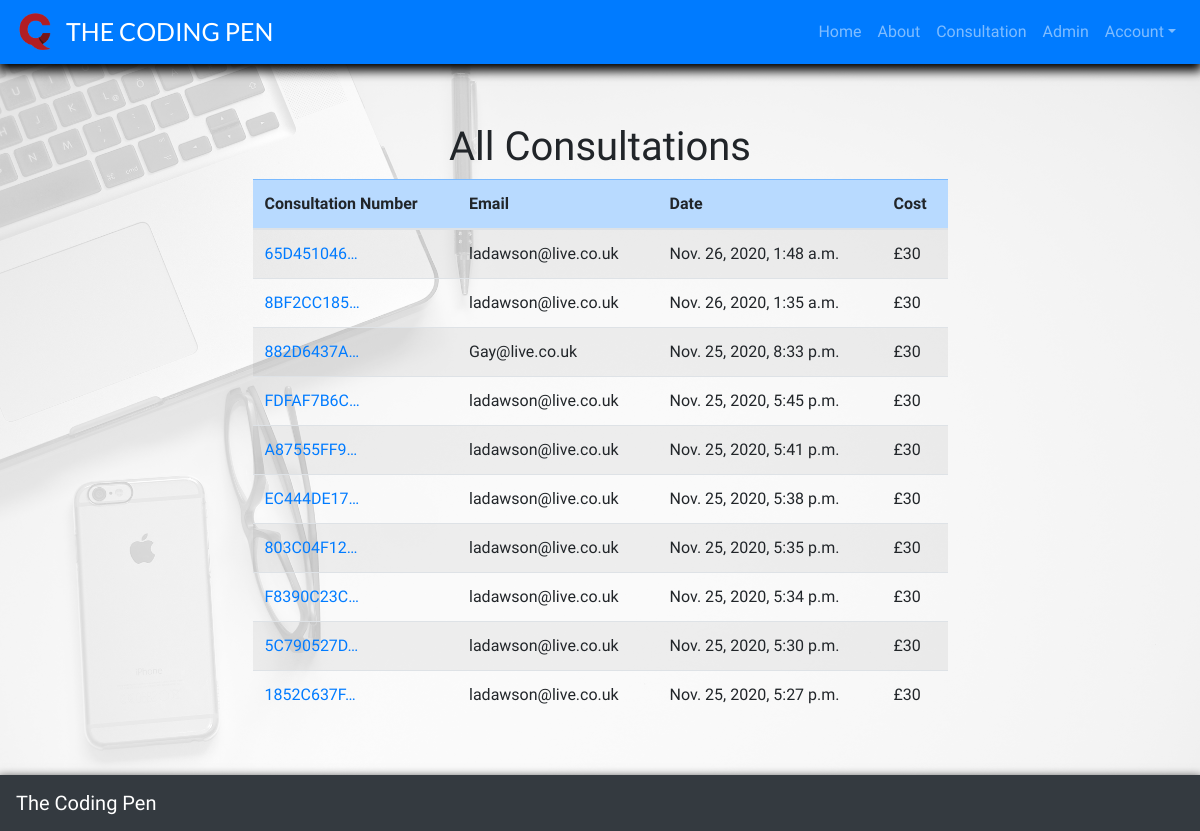
The app's page /admin_user/ (signed in), older data.
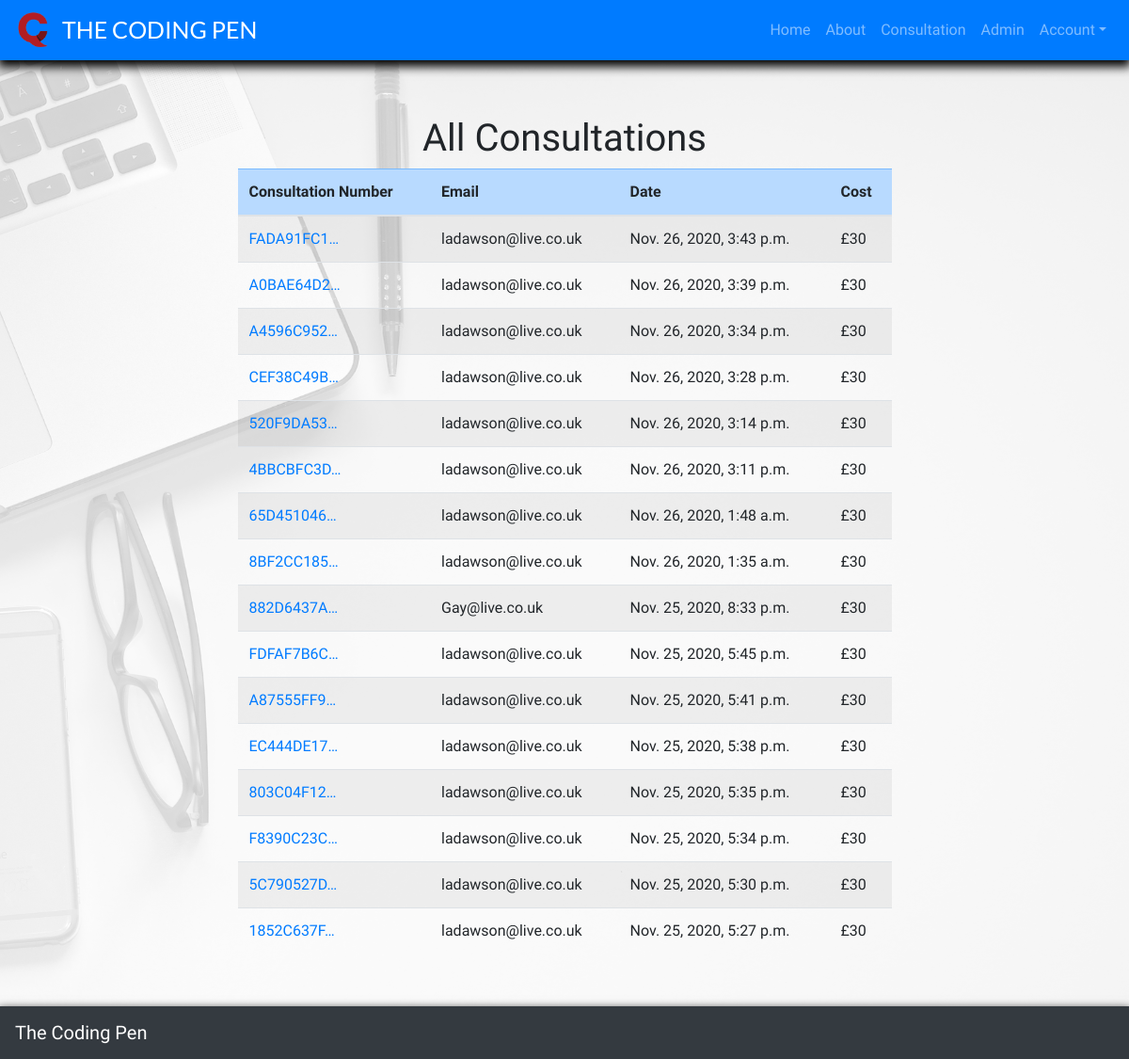
The same page, newer data.
### consultation/models.py (models this page shows, shortened)
class Consultation(models.Model):
    consultation_number = models.CharField(max_length=32, null=False, editable=False)
    user_profile = models.ForeignKey(UserProfile, on_delete=models.SET_NULL,
                                     null=True, blank=True, related_name='consultation')
    first_name = models.CharField(max_length=20, null=False, blank=False)
    last_name = models.CharField(max_length=20, null=False, blank=False)
    email = models.EmailField(max_length=100, null=False, blank=False, default="")
    phone_number = models.CharField(max_length=30, null=False, blank=False)
    date = models.DateTimeField(auto_now_add=True)
    consultation_idea = models.TextField(max_length=3000, null=False, blank=False)
    consultation_cost = models.DecimalField(max_digits=5, decimal_places=2, null=False, default=30)
    stripe_pid = models.CharField(max_length=254, null=False, blank=False, default='')

### admin_user/views.py (the view)
# urls.py: path('', views.admin_page, name='admin_page'),
@login_required
def admin_page(request):
    if not request.user.is_superuser:
        messages.error(request, 'Sorry, only staff can do that.')
        return redirect(reverse('home'))
    consultation = Consultation.objects.all()
    consultations = consultation.order_by('-date')
    template = 'admin_pages/admin_home.html'
    context = {
        'consultations': consultations,
    }
    return render(request, template, context)

### admin_user/templates/admin_pages/admin_home.html
{% extends "base.html" %}
{% load static %}
{% block extra_css %}
<link rel="stylesheet" href="{% static 'css/profiles.css' %}">
{% endblock %}
{% block page_header %}
<div class="header-container"></div>
{% endblock %}
{% block content %}
<div class="background-overlay"></div>
<div class="container-fluid no-gutters h-100 consult-container">
	<div class="row h-100 justify-content-center align-items-center form-container">
		<div class="col my-auto title-box ">
			<div class="jumbotron">
				<div class="row justify-content-center">
					<h1 class="consult-title">All Consultations</h1>
				</div>
				<div class="col-12">
					<table class="table table-striped">
						<thead class="table-primary">
							<tr>
								<th scope="col">Consultation Number</th>
								<th scope="col">Email</th>
								<th scope="col">Date</th>
								<th scope="col">Cost</th>
							</tr>
						</thead>
						<tbody>
                            {% for consultation in consultations %}
                                <tr>
                                    <td>
                                        <a href="{% url 'consultation_history_admin' consultation.consultation_number %}"
                                        title="{{ consultation.consultation_number }}">
                                            {{ consultation.consultation_number|truncatechars:10 }}
                                        </a>
                                    </td>
                                    <td>{{ consultation.email }}</td>
                                    <td>{{ consultation.date }}</td>
                                    <td>£30</td>
                                </tr>
                            {% endfor %}
						</tbody>
					</table>
				</div>
			</div>
		</div>
	</div>
</div>
{% endblock %}

Row changes from the older to the newer data that the page shows:
added Consultation: consultation_number "FADA91FC1…", email "ladawson@live.co.uk", date "Nov. 26, 2020, 3:43 p.m."
added Consultation: consultation_number "A0BAE64D2…", email "ladawson@live.co.uk", date "Nov. 26, 2020, 3:39 p.m."
added Consultation: consultation_number "A4596C952…", email "ladawson@live.co.uk", date "Nov. 26, 2020, 3:34 p.m."
added Consultation: consultation_number "CEF38C49B…", email "ladawson@live.co.uk", date "Nov. 26, 2020, 3:28 p.m."
added Consultation: consultation_number "520F9DA53…", email "ladawson@live.co.uk", date "Nov. 26, 2020, 3:14 p.m."
added Consultation: consultation_number "4BBCBFC3D…", email "ladawson@live.co.uk", date "Nov. 26, 2020, 3:11 p.m."
